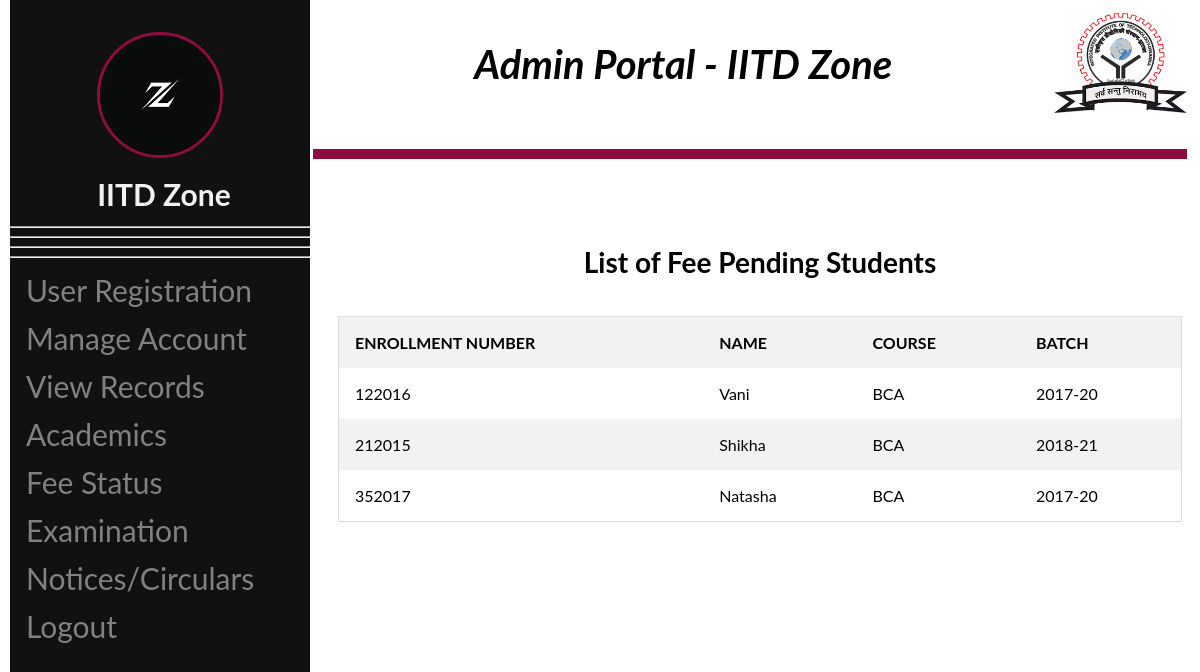
Screenshot of /pending.php with the database file from the repository.
### tables this page shows
CREATE TABLE `student` (
  `enroll` varchar(50) NOT NULL,
  `name` varchar(50) NOT NULL,
  `father` varchar(50) NOT NULL,
  `mother` varchar(50) NOT NULL,
  `gender` varchar(10) NOT NULL,
  `Course` varchar(100) NOT NULL,
  `batch` varchar(50) NOT NULL,
  `dob` date NOT NULL,
  `email` varchar(50) NOT NULL,
  `ph` varchar(20) NOT NULL,
  `Address` varchar(100) NOT NULL
);

### pending.php (the view, shortened to what this page needs)
<html>
<head>
</head>
<body>
<?php
include("adminhome.php"); ?>
<div class="main">
<?php
echo"<br>";
$servername = "localhost";
$username = "root";
$password = "";
$database = "campus";
$conn = new mysqli($servername, $username, $password, $database);
if ($conn->connect_error)
{
    die("Connection failed: " . $conn->connect_error);
}
else
{
$sql = "SELECT * FROM `student` WHERE `student`.`enroll` NOT IN (SELECT `fees`.`enroll` FROM `fees`)";
$res = mysqli_query($conn, $sql);
echo "<h4><center>List of Fee Pending Students</center></h4>";
echo "<table><tr><th> ENROLLMENT NUMBER</th><th> NAME</th><th>COURSE</th><th>BATCH</th></tr>";
while ($r = mysqli_fetch_assoc($res))
{
echo "<td>" .$r["enroll"]. "</td>";
echo "<td>" .$r["name"]. "</td>";
echo "<td>" .$r["Course"]."</td> ";
echo "<td>" .$r["batch"]."</td> </tr>";
}
echo "</table>";
}
?>
</div>
</body>
</html>

### pending.php (style rules this page uses)
table { border-collapse: collapse; border-spacing: 0; width: 100%; border: 1px solid #ddd; }
th, td { text-align: left; padding: 16px; }
tr:nth-child(odd) { background-color: #f2f2f2; }

### adminhome.php (style rules this page uses)
body { font-family: "Lato", sans-serif; }
.main { margin-left: 320px; font-size: 28px; padding: 0px 10px; }

### rows the page displays
student: enroll "122016", name "Vani", Course "BCA", batch "2017-20"
student: enroll "212015", name "Shikha", Course "BCA", batch "2018-21"
student: enroll "352017", name "Natasha", Course "BCA", batch "2017-20"
